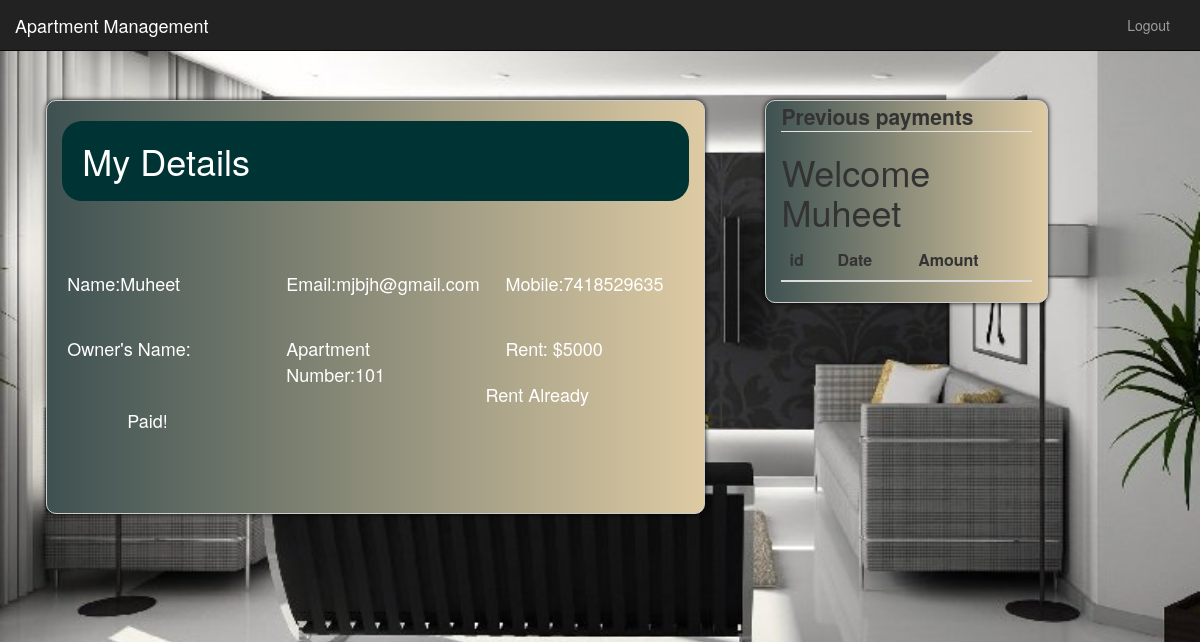
Screenshot of /tenant.php (signed in) with the database file from the repository.
### tables this page shows
CREATE TABLE `tenant` (
  `id` int(11) NOT NULL,
  `name` varchar(50) NOT NULL,
  `email` varchar(50) NOT NULL,
  `password` varchar(20) NOT NULL,
  `mobile` varchar(13) NOT NULL,
  `building` varchar(50) NOT NULL,
  `apartment` varchar(10) NOT NULL,
  `rent` varchar(20) NOT NULL,
  `date` date NOT NULL,
  `oid` varchar(10) NOT NULL
);

### tvalidate.php (called while the page is built, shortened)
<?php
$tid=$_SESSION['tid'];

### tenant.php (the view, shortened to what this page needs)
<?php
include 'tvalidate.php';
include 'tnav.php';
$currenttime=strtotime(date("Y-m-d"));
$currentmonth=date("m",$currenttime);
?>
<html lang="en" >
<head>
  <link rel="stylesheet" href="https://maxcdn.bootstrapcdn.com/bootstrap/3.3.7/css/bootstrap.min.css">
</head>
    <body style="background-image: url('img/tenant.jpg');background-attachment: fixed; background-repeat: no-repeat; background-size: cover">
          <div class='row' style="padding: 50px">
            <div  class="col-md-7 box" style="background-color:#adadad; margin-left:1%; ">
        <?php
        include 'conn.php';
        $sql = "select *,(select name from owner where owned=t.apartment)as owner,(select apartmentNum from apartment where id=t.apartment)as apartment from tenant t where id=$tid";
        $recenttransactionsql = "select * from transaction where tid=$tid order by id DESC LIMIT 1";
        $recenttransactionrun = mysqli_query($con, $recenttransactionsql);
        $recenttransactionrow = $recenttransactionrun->fetch_assoc();
        $recenttransactiontime=strtotime($recenttransactionrow['date']);
        $recenttransactionmonth=date("m",$recenttransactiontime);
                $run= mysqli_query($con, $sql);{
                while ($row = $run->fetch_assoc()) {
      ?>
                <h1 style="color: #fff;background: #033;padding: 20px;border-radius: 20px">My Details</h1><br><br>
                <div class="row" style="color:white">
                    <div class="a col-md-4" style="padding: 20px">
                   <?php      echo 'Name:'.$row['name'];
                 ?>
               </div>
                    <div class="a col-md-4" style="padding: 20px">
                   <?php      echo 'Email:'.$row['email'];
                 ?>
               </div>
                    <div class="a col-md-4" style="padding: 20px">
                   <?php      echo 'Mobile:'.$row['mobile'];
                 ?>
               </div>
                    <div class="a col-md-4" style="padding: 20px">
                   <?php      echo 'Owner\'s Name:'.$row['owner'];
                 ?>
               </div>
                    <div class="a col-md-4" style="padding: 20px">
                   <?php      echo 'Apartment Number:'.$row['apartment'];
                 ?>
               </div>
                    <div class="a col-md-4" style="padding: 20px">
                   <?php      echo 'Rent: $'.$row['rent'];
                 ?>
               </div>
                    <form action="payment.php" method="POST">
                      <div class="a" style="padding: 40px; margin: 40px">
                          <?php if($currentmonth > $recenttransactionmonth) {?>
                          <button style="margin:30px" class="btn btn-success pull-right " type="submit">PayRent</button>
                          <?php }
                          else{
                              echo " Rent Already Paid! ";
                            }
                            ?>
               </div>
                    </form>
           </div>
        <?php
                }}
        ?>
                     </div>
               <div  class="col-sm-3 box" style="background-color:#adadad; margin-left:10px;">
                   <legend><b>Previous payments</b></legend>
                   <table class="table">
  <thead>
    <tr>
      <th scope="col">id</th>
      <th scope="col">Date</th>
      <th scope="col">Amount</th>
    </tr>
  </thead>
  <tbody>
       <?php
        $qry1="select * from tenant  where id=$tid";
        $run1=mysqli_query($con,$qry1);
        $row1=$run1->fetch_assoc();
        $TenantName=$row1['name'];
        echo "<h1>Welcome $TenantName </h1>";
        ?>
        </tbody>
                   </table>
                </div>
 </div>

### tenant.php (style rules this page uses)
.box { transition: box-shadow .3s; margin: 50px; border-radius:10px; border: 1px solid #ccc; background-image: linear-gradient(to right, #3E5151 , #DECBA4); float: left; box-shadow: 0px 0px 5px #000 }
div.a { font-size: 18px; }

### rows the page displays
tenant: name "Muheet", email "mjbjh@gmail.com", mobile "7418529635", apartment "101", rent "5000"
